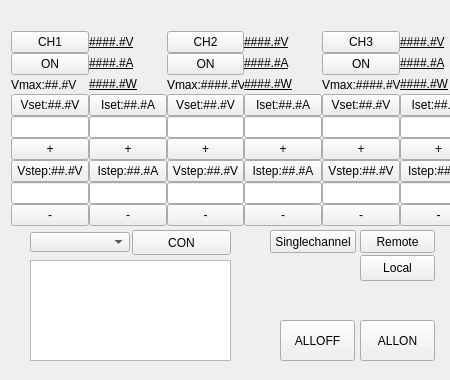
             <widget class="QWidget" name="widget_dcp" native="true">
              <property name="minimumSize">
               <size>
                <width>450</width>
                <height>380</height>
               </size>
              </property>
              <property name="maximumSize">
               <size>
                <width>450</width>
                <height>380</height>
               </size>
              </property>
              <property name="styleSheet">
               <string notr="true"/>
              </property>
              <widget class="QWidget" name="layoutWidget">
               <property name="geometry">
                <rect>
                 <x>11</x>
                 <y>31</y>
                 <width>466</width>
                 <height>195</height>
                </rect>
               </property>
               <layout class="QVBoxLayout" name="verticalLayout_11">
                <item>
                 <layout class="QHBoxLayout" name="horizontalLayout_2">
                  <property name="spacing">
                   <number>0</number>
                  </property>
                  <item>
                   <layout class="QVBoxLayout" name="verticalLayout_7">
                    <property name="spacing">
                     <number>0</number>
                    </property>
                    <item>
                     <widget class="QPushButton" name="dc_ch_ch1">
                      <property name="styleSheet">
                       <string notr="true"/>
                      </property>
                      <property name="text">
                       <string>CH1</string>
                      </property>
                     </widget>
                    </item>
                    <item>
                     <widget class="QPushButton" name="dc_ch1_sw">
                      <property name="text">
                       <string>ON</string>
                      </property>
                     </widget>
                    </item>
                    <item>
                     <widget class="QLabel" name="dc_ch1_Vlimit">
                      <property name="styleSheet">
                       <string notr="true">font: 8pt &quot;宋体&quot;;</string>
                      </property>
                      <property name="text">
                       <string>Vmax:##.#V</string>
                      </property>
                     </widget>
                    </item>
                    <item>
                     <widget class="QPushButton" name="dc_ch1_vset">
                      <property name="styleSheet">
                       <string notr="true">font: 8pt &quot;宋体&quot;;</string>
                      </property>
                      <property name="text">
                       <string>Vset:##.#V</string>
                      </property>
                     </widget>
                    </item>
                    <item>
                     <widget class="QLineEdit" name="dc_ch1_edit_vset"/>
                    </item>
                    <item>
                     <widget class="QPushButton" name="dc_ch1_vstep_up">
                      <property name="text">
                       <string>+</string>
                      </property>
                     </widget>
                    </item>
                    <item>
                     <widget class="QPushButton" name="dc_ch1_vstep">
                      <property name="styleSheet">
                       <string notr="true">font: 8pt &quot;宋体&quot;;</string>
                      </property>
                      <property name="text">
                       <string>Vstep:##.#V</string>
                      </property>
                     </widget>
                    </item>
                    <item>
                     <widget class="QLineEdit" name="dc_ch1_edit_vstep"/>
                    </item>
                    <item>
                     <widget class="QPushButton" name="dc_ch1_vstep_down">
                      <property name="text">
                       <string>-</string>
                      </property>
                     </widget>
                    </item>
                   </layout>
                  </item>
                  <item>
                   <layout class="QVBoxLayout" name="verticalLayout_6">
                    <property name="spacing">
                     <number>0</number>
                    </property>
                    <item>
                     <widget class="QLabel" name="dc_ch1_realV">
                      <property name="styleSheet">
                       <string notr="true">font: 14pt &quot;黑体&quot;;
text-decoration: underline;</string>
                      </property>
                      <property name="text">
                       <string>####.#V</string>
                      </property>
                     </widget>
                    </item>
                    <item>
                     <widget class="QLabel" name="dc_ch1_realI">
                      <property name="styleSheet">
                       <string notr="true">font: 14pt &quot;黑体&quot;;
text-decoration: underline;</string>
                      </property>
                      <property name="text">
                       <string>####.#A</string>
                      </property>
                     </widget>
                    </item>
                    <item>
                     <widget class="QLabel" name="dc_ch1_realP">
                      <property name="styleSheet">
                       <string notr="true">font: 14pt &quot;黑体&quot;;
text-decoration: underline;</string>
                      </property>
                      <property name="text">
                       <string>####.#W</string>
                      </property>
                     </widget>
                    </item>
                    <item>
                     <widget class="QPushButton" name="dc_ch1_iset">
                      <property name="styleSheet">
                       <string notr="true">font: 8pt &quot;宋体&quot;;</string>
                      </property>
                      <property name="text">
                       <string>Iset:##.#A</string>
                      </property>
                     </widget>
                    </item>
                    <item>
                     <widget class="QLineEdit" name="dc_ch1_edit_iset"/>
                    </item>
                    <item>
                     <widget class="QPushButton" name="dc_ch1_istep_up">
                      <property name="text">
                       <string>+</string>
                      </property>
                     </widget>
                    </item>
                    <item>
                     <widget class="QPushButton" name="dc_ch1_istep">
                      <property name="styleSheet">
                       <string notr="true">font: 8pt &quot;宋体&quot;;</string>
                      </property>
                      <property name="text">
                       <string>Istep:##.#A</string>
                      </property>
                     </widget>
                    </item>
                    <item>
                     <widget class="QLineEdit" name="dc_ch1_edit_istep"/>
                    </item>
                    <item>
                     <widget class="QPushButton" name="dc_ch1_istep_down">
                      <property name="text">
                       <string>-</string>
                      </property>
                     </widget>
                    </item>
                   </layout>
                  </item>
                  <item>
                   <layout class="QVBoxLayout" name="verticalLayout_4">
                    <property name="spacing">
                     <number>0</number>
                    </property>
                    <item>
                     <widget class="QPushButton" name="dc_ch_ch2">
                      <property name="text">
                       <string>CH2</string>
                      </property>
                     </widget>
                    </item>
                    <item>
                     <widget class="QPushButton" name="dc_ch2_sw">
                      <property name="text">
                       <string>ON</string>
                      </property>
                     </widget>
                    </item>
                    <item>
                     <widget class="QLabel" name="dc_ch2_Vlimit">
                      <property name="styleSheet">
                       <string notr="true">font: 8pt &quot;宋体&quot;;</string>
                      </property>
                      <property name="text">
                       <string>Vmax:####.#V</string>
                      </property>
                     </widget>
                    </item>
                    <item>
                     <widget class="QPushButton" name="dc_ch2_vset">
                      <property name="styleSheet">
                       <string notr="true">font: 8pt &quot;宋体&quot;;</string>
                      </property>
                      <property name="text">
                       <string>Vset:##.#V</string>
                      </property>
                     </widget>
                    </item>
                    <item>
                     <widget class="QLineEdit" name="dc_ch2_edit_vset"/>
                    </item>
                    <item>
                     <widget class="QPushButton" name="dc_ch2_vstep_up">
                      <property name="text">
                       <string>+</string>
                      </property>
                     </widget>
                    </item>
                    <item>
                     <widget class="QPushButton" name="dc_ch2_vstep">
                      <property name="styleSheet">
                       <string notr="true">font: 8pt &quot;宋体&quot;;</string>
                      </property>
                      <property name="text">
                       <string>Vstep:##.#V</string>
                      </property>
                     </widget>
                    </item>
                    <item>
                     <widget class="QLineEdit" name="dc_ch2_edit_vstep"/>
                    </item>
                    <item>
                     <widget class="QPushButton" name="dc_ch2_vstep_down">
                      <property name="text">
                       <string>-</string>
                      </property>
                     </widget>
                    </item>
                   </layout>
                  </item>
                  <item>
                   <layout class="QVBoxLayout" name="verticalLayout_3">
                    <property name="spacing">
                     <number>0</number>
                    </property>
                    <item>
                     <widget class="QLabel" name="dc_ch2_realV">
                      <property name="styleSheet">
                       <string notr="true">font: 14pt &quot;黑体&quot;;
text-decoration: underline;</string>
                      </property>
                      <property name="text">
                       <string>####.#V</string>
                      </property>
                     </widget>
                    </item>
                    <item>
                     <widget class="QLabel" name="dc_ch2_realI">
                      <property name="styleSheet">
                       <string notr="true">font: 14pt &quot;黑体&quot;;
text-decoration: underline;</string>
                      </property>
                      <property name="text">
                       <string>####.#A</string>
                      </property>
                     </widget>
                    </item>
                    <item>
                     <widget class="QLabel" name="dc_ch2_realP">
                      <property name="styleSheet">
                       <string notr="true">font: 14pt &quot;黑体&quot;;
text-decoration: underline;</string>
                      </property>
                      <property name="text">
                       <string>####.#W</string>
                      </property>
                     </widget>
                    </item>
                    <item>
                     <widget class="QPushButton" name="dc_ch2_iset">
                      <property name="styleSheet">
                       <string notr="true">font: 8pt &quot;宋体&quot;;</string>
                      </property>
                      <property name="text">
                       <string>Iset:##.#A</string>
                      </property>
                     </widget>
                    </item>
                    <item>
                     <widget class="QLineEdit" name="dc_ch2_edit_iset"/>
                    </item>
                    <item>
                     <widget class="QPushButton" name="dc_ch2_istep_up">
                      <property name="text">
                       <string>+</string>
                      </property>
                     </widget>
                    </item>
                    <item>
                     <widget class="QPushButton" name="dc_ch2_istep">
                      <property name="styleSheet">
                       <string notr="true">font: 8pt &quot;宋体&quot;;</string>
                      </property>
                      <property name="text">
                       <string>Istep:##.#A</string>
                      </property>
                     </widget>
                    </item>
                    <item>
                     <widget class="QLineEdit" name="dc_ch2_edit_istep"/>
                    </item>
                    <item>
                     <widget class="QPushButton" name="dc_ch2_istep_down">
                      <property name="text">
                       <string>-</string>
                      </property>
                     </widget>
                    </item>
                   </layout>
                  </item>
                  <item>
                   <layout class="QVBoxLayout" name="verticalLayout">
                    <property name="spacing">
                     <number>0</number>
                    </property>
                    <item>
                     <widget class="QPushButton" name="dc_ch_ch3">
                      <property name="text">
                       <string>CH3</string>
                      </property>
                     </widget>
                    </item>
                    <item>
                     <widget class="QPushButton" name="dc_ch3_sw">
                      <property name="text">
                       <string>ON</string>
                      </property>
                     </widget>
                    </item>
                    <item>
                     <widget class="QLabel" name="dc_ch3_Vlimit">
                      <property name="styleSheet">
                       <string notr="true">font: 8pt &quot;宋体&quot;;</string>
                      </property>
                      <property name="text">
                       <string>Vmax:####.#V</string>
                      </property>
                     </widget>
                    </item>
                    <item>
                     <widget class="QPushButton" name="dc_ch3_vset">
                      <property name="styleSheet">
                       <string notr="true">font: 8pt &quot;宋体&quot;;</string>
                      </property>
                      <property name="text">
                       <string>Vset:##.#V</string>
                      </property>
                     </widget>
                    </item>
                    <item>
                     <widget class="QLineEdit" name="dc_ch3_edit_vset"/>
                    </item>
                    <item>
                     <widget class="QPushButton" name="dc_ch3_vstep_up">
                      <property name="text">
                       <string>+</string>
                      </property>
                     </widget>
                    </item>
                    <item>
                     <widget class="QPushButton" name="dc_ch3_vstep">
                      <property name="styleSheet">
                       <string notr="true">font: 8pt &quot;宋体&quot;;</string>
                      </property>
                      <property name="text">
                       <string>Vstep:##.#V</string>
                      </property>
                     </widget>
                    </item>
                    <item>
                     <widget class="QLineEdit" name="dc_ch3_edit_vstep"/>
                    </item>
                    <item>
                     <widget class="QPushButton" name="dc_ch3_vstep_down">
                      <property name="text">
                       <string>-</string>
                      </property>
                     </widget>
                    </item>
                   </layout>
                  </item>
                  <item>
                   <layout class="QVBoxLayout" name="verticalLayout_2">
                    <property name="spacing">
                     <number>0</number>
                    </property>
                    <item>
                     <widget class="QLabel" name="dc_ch3_realV">
                      <property name="styleSheet">
                       <string notr="true">font: 14pt &quot;黑体&quot;;
text-decoration: underline;</string>
                      </property>
                      <property name="text">
                       <string>####.#V</string>
                      </property>
                     </widget>
                    </item>
                    <item>
                     <widget class="QLabel" name="dc_ch3_realI">
                      <property name="styleSheet">
                       <string notr="true">font: 14pt &quot;黑体&quot;;
text-decoration: underline;</string>
                      </property>
                      <property name="text">
                       <string>####.#A</string>
                      </property>
                     </widget>
                    </item>
                    <item>
                     <widget class="QLabel" name="dc_ch3_realP">
                      <property name="styleSheet">
                       <string notr="true">font: 14pt &quot;黑体&quot;;
text-decoration: underline;</string>
                      </property>
                      <property name="text">
                       <string>####.#W</string>
                      </property>
                     </widget>
                    </item>
                    <item>
                     <widget class="QPushButton" name="dc_ch3_iset">
                      <property name="styleSheet">
                       <string notr="true">font: 8pt &quot;宋体&quot;;</string>
                      </property>
                      <property name="text">
                       <string>Iset:##.#A</string>
                      </property>
                     </widget>
                    </item>
                    <item>
                     <widget class="QLineEdit" name="dc_ch3_edit_iset"/>
                    </item>
                    <item>
                     <widget class="QPushButton" name="dc_ch3_istep_up">
                      <property name="text">
                       <string>+</string>
                      </property>
                     </widget>
                    </item>
                    <item>
                     <widget class="QPushButton" name="dc_ch3_istep">
                      <property name="styleSheet">
                       <string notr="true">font: 8pt &quot;宋体&quot;;</string>
                      </property>
                      <property name="text">
                       <string>Istep:##.#A</string>
                      </property>
                     </widget>
                    </item>
                    <item>
                     <widget class="QLineEdit" name="dc_ch3_edit_istep"/>
                    </item>
                    <item>
                     <widget class="QPushButton" name="dc_ch3_istep_down">
                      <property name="text">
                       <string>-</string>
                      </property>
                     </widget>
                    </item>
                   </layout>
                  </item>
                 </layout>
                </item>
               </layout>
              </widget>
              <widget class="QPushButton" name="dc_singch">
               <property name="geometry">
                <rect>
                 <x>270</x>
                 <y>230</y>
                 <width>86</width>
                 <height>23</height>
                </rect>
               </property>
               <property name="minimumSize">
                <size>
                 <width>0</width>
                 <height>0</height>
                </size>
               </property>
               <property name="maximumSize">
                <size>
                 <width>148</width>
                 <height>211</height>
                </size>
               </property>
               <property name="text">
                <string>Singlechannel</string>
               </property>
              </widget>
              <widget class="QTextBrowser" name="DCmsg">
               <property name="geometry">
                <rect>
                 <x>30</x>
                 <y>260</y>
                 <width>201</width>
                 <height>101</height>
                </rect>
               </property>
               <property name="minimumSize">
                <size>
                 <width>0</width>
                 <height>0</height>
                </size>
               </property>
               <property name="maximumSize">
                <size>
                 <width>16777215</width>
                 <height>150</height>
                </size>
               </property>
              </widget>
              <widget class="QWidget" name="layoutWidget">
               <property name="geometry">
                <rect>
                 <x>30</x>
                 <y>230</y>
                 <width>201</width>
                 <height>25</height>
                </rect>
               </property>
               <layout class="QHBoxLayout" name="horizontalLayout_7">
                <property name="spacing">
                 <number>2</number>
                </property>
                <item>
                 <widget class="QComboBox" name="combobox_DCserialport">
                  <property name="minimumSize">
                   <size>
                    <width>0</width>
                    <height>0</height>
                   </size>
                  </property>
                  <property name="maximumSize">
                   <size>
                    <width>148</width>
                    <height>20</height>
                   </size>
                  </property>
                 </widget>
                </item>
                <item>
                 <widget class="QPushButton" name="con2dc">
                  <property name="minimumSize">
                   <size>
                    <width>0</width>
                    <height>0</height>
                   </size>
                  </property>
                  <property name="maximumSize">
                   <size>
                    <width>148</width>
                    <height>1221</height>
                   </size>
                  </property>
                  <property name="text">
                   <string>CON</string>
                  </property>
                 </widget>
                </item>
               </layout>
              </widget>
              <widget class="QWidget" name="layoutWidget">
               <property name="geometry">
                <rect>
                 <x>360</x>
                 <y>230</y>
                 <width>77</width>
                 <height>51</height>
                </rect>
               </property>
               <layout class="QVBoxLayout" name="verticalLayout_8">
                <property name="spacing">
                 <number>2</number>
                </property>
                <item>
                 <widget class="QPushButton" name="dc_rl">
                  <property name="minimumSize">
                   <size>
                    <width>0</width>
                    <height>0</height>
                   </size>
                  </property>
                  <property name="maximumSize">
                   <size>
                    <width>75</width>
                    <height>23</height>
                   </size>
                  </property>
                  <property name="text">
                   <string>Remote</string>
                  </property>
                 </widget>
                </item>
                <item>
                 <widget class="QPushButton" name="dc_l">
                  <property name="minimumSize">
                   <size>
                    <width>0</width>
                    <height>0</height>
                   </size>
                  </property>
                  <property name="maximumSize">
                   <size>
                    <width>75</width>
                    <height>345</height>
                   </size>
                  </property>
                  <property name="text">
                   <string>Local</string>
                  </property>
                 </widget>
                </item>
               </layout>
              </widget>
              <widget class="QPushButton" name="dc_allon">
               <property name="geometry">
                <rect>
                 <x>360</x>
                 <y>320</y>
                 <width>75</width>
                 <height>41</height>
                </rect>
               </property>
               <property name="text">
                <string>ALLON</string>
               </property>
              </widget>
              <widget class="QPushButton" name="dc_alloff">
               <property name="geometry">
                <rect>
                 <x>280</x>
                 <y>320</y>
                 <width>75</width>
                 <height>41</height>
                </rect>
               </property>
               <property name="text">
                <string>ALLOFF</string>
               </property>
              </widget>
             </widget>
